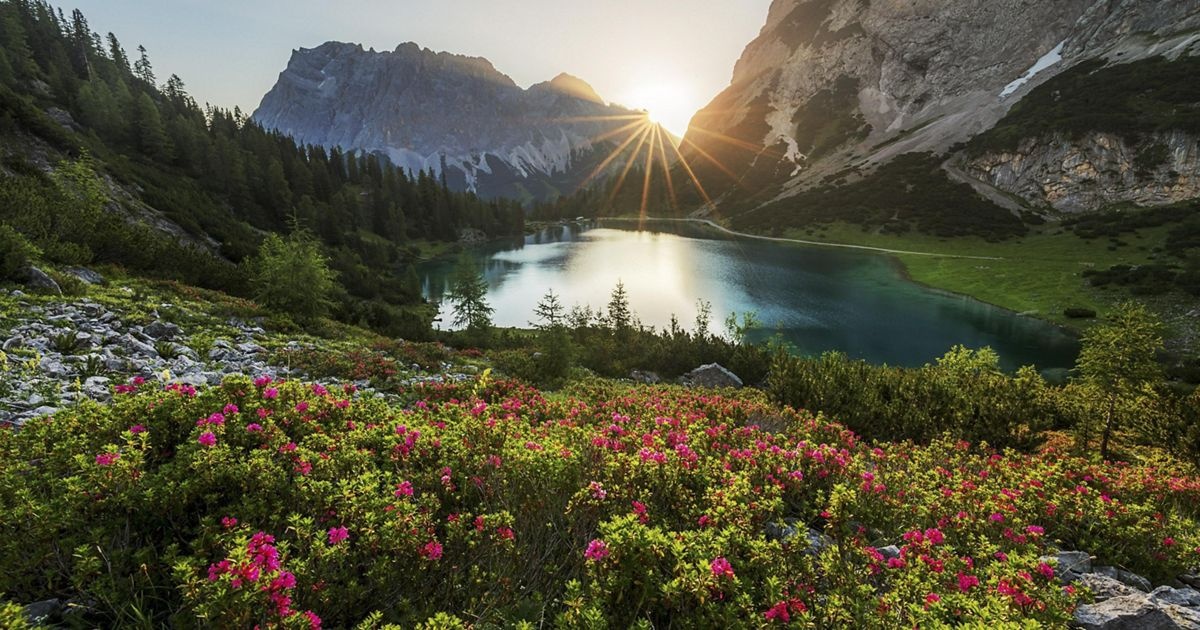
#> input picture img.jpg, 1200 x 630 px, given in place of the camera
$ python 'edge detection.py'
#> lines starting #> are read from the running program, lines starting #| are printed output that depends on the picture
#> further down, frame is the input picture: shape (630, 1200, 3); mean B, G, R 62.6, 83.5, 85.7
# -*- coding: utf-8 -*-
"""
Created on Sun Aug 27 18:44:03 2023

@author: USER
"""

import cv2

def proccess(img):
# Display original image
    cv2.imshow('Original', img)

# Convert to graycsale
    img_gray = cv2.cvtColor(img, cv2.COLOR_BGR2GRAY)
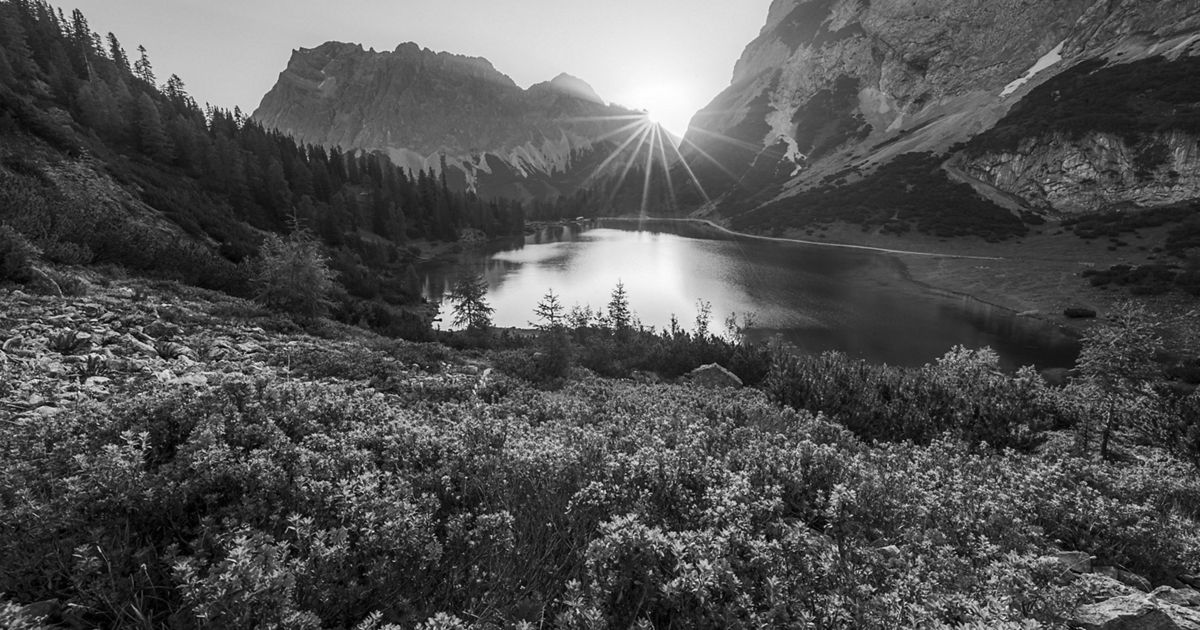
#> img_gray: shape (630, 1200); min 0, max 255, mean 81.7
# Blur the image for better edge detection
    img_blur = cv2.GaussianBlur(img_gray, (3,3), 0)
# Canny Edge Detection
    edges = cv2.Canny(image=img_blur, threshold1=100, threshold2=200) # Canny Edge Detection
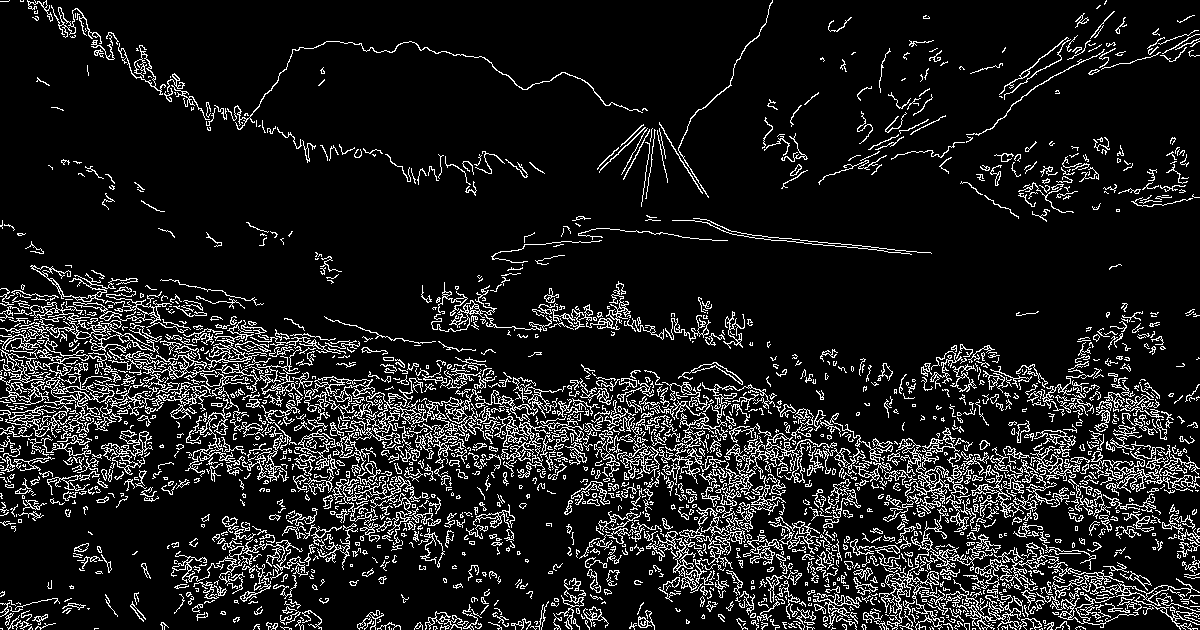
#> edges: shape (630, 1200); 11.5% white in thin lines or dots
# Display Canny Edge Detection Image
    cv2.imshow('Canny Edge Detection', edges)

capture = cv2.VideoCapture(0)

while True:
    isTrue,frame = capture.read()
    proccess(frame)
    if cv2.waitKey(20) & 0xFF==ord('q'):
#> (key q is pressed here)
        break
capture.release()
cv2.destroyAllWindows()
